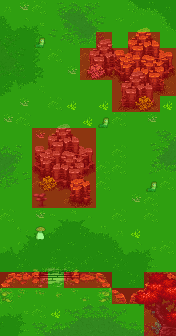

Rendered tile map (Tiled .tmx) drawn with the repository's tilesets; below, a short description and the full map source, tile grids included:
An orthogonal 11x21 tile map with 16x16 px tiles, 9 tile layers (Tile Layer 5, Tile Layer 6, Tile Layer 4, Tile Layer 7, ...).

<map version="1.5" tiledversion="2021.02.15" orientation="orthogonal" renderorder="left-down" width="11" height="21" tilewidth="16" tileheight="16" infinite="0" nextlayerid="16" nextobjectid="1">
 <tileset firstgid="1" source="../world_tiles/tileset.tsx" />
 <layer id="11" name="Tile Layer 5" width="11" height="21">
  <data encoding="csv">
9521,9522,9523,10341,10342,10343,10344,9809,9809,9809,9809,
9621,9622,9623,10441,10442,10443,10444,9809,9809,9809,9809,
9721,9722,9723,10541,10542,10543,10544,9809,9809,9809,9809,
9821,9822,9823,9809,9809,9809,9809,9809,9809,9809,9809,
9921,9922,9923,9809,9809,9809,9809,9809,9809,9809,9809,
10021,10022,10023,9809,9809,9809,9809,9809,9809,9809,9809,
9809,9809,9809,9809,9809,9809,9809,9809,9809,9809,9809,
9809,9809,9809,9809,9809,9809,9809,9809,9809,9809,9809,
9809,9809,9809,9809,9809,9809,9809,9809,9809,10345,10346,
10347,10348,9809,9809,9809,9809,9809,9809,9809,10445,10446,
10447,10448,9809,9809,9809,9809,9809,9809,9809,10545,10546,
10547,10548,9809,9809,9809,9809,9809,9809,9809,9809,9809,
9809,9809,9809,9809,9809,9809,9809,9809,9809,9809,9809,
9809,9809,9809,9809,9809,9809,9809,9809,9809,9809,9809,
9809,9809,9809,9809,9809,9809,9809,9809,9809,9809,9809,
9809,9809,9809,9809,9809,9809,9809,10840,6202,6202,9809,
6202,6202,6202,6202,6202,6202,6202,6202,10840,6202,6202,
6202,6202,6202,6202,6202,6202,6202,6202,6202,6202,6202,
9809,9809,9809,9809,9809,6202,6202,6202,6202,6202,6202,
9809,9809,9809,9809,9441,9442,9443,9444,9809,9809,9809,
9809,9809,9539,9540,9541,9542,9543,9544,9545,9546,9809
</data>
 </layer>
 <layer id="12" name="Tile Layer 6" width="11" height="21">
  <data encoding="csv">
0,11240,10606,0,0,0,0,0,0,0,0,
0,0,0,0,0,0,0,0,11042,0,0,
10331,10332,0,0,0,0,0,0,11240,0,0,
10431,10432,0,10606,0,10606,11240,0,0,0,0,
10531,10532,0,0,11240,10606,0,0,0,0,0,
0,0,0,0,0,0,0,0,0,0,10606,
0,11240,0,10606,11042,0,11042,0,0,10606,11042,
11240,10606,0,0,0,11042,0,10606,0,11240,0,
0,0,11240,10606,0,0,0,0,0,0,0,
0,0,0,10606,0,0,0,10606,0,0,0,
0,0,0,0,0,11240,10606,10606,0,0,0,
0,0,10606,10606,0,0,10606,0,0,0,10606,
0,0,0,0,10606,0,0,0,11240,10606,0,
10606,9415,11240,9417,9418,9419,9420,10606,9422,10606,0,
9514,9515,9516,9517,9518,9519,9520,9521,11042,9523,0,
9614,9615,9616,9617,9618,9619,9620,9621,9622,9623,10606,
9714,9817,9716,9717,9718,9719,9720,9817,9722,9723,0,
9814,9815,9816,9817,9818,9819,9820,9821,9817,9823,0,
9914,9915,9916,9917,9918,9919,9920,9921,9922,9923,0,
9622,9623,10606,11042,0,0,0,0,0,10606,10606,
10332,9723,0,0,0,0,0,0,0,0,10606
</data>
 </layer>
 <layer id="10" name="Tile Layer 4" width="11" height="21">
  <data encoding="csv">
0,0,0,0,0,0,0,9506,9507,9508,9509,
0,0,0,0,0,0,0,9606,9607,9608,9609,
0,0,0,0,0,9374,9375,9376,9707,9708,9709,
0,0,0,0,0,9474,9475,9476,9807,9808,9809,
0,0,0,0,0,9574,9575,9576,9907,9908,9909,
0,0,0,0,0,0,0,0,0,0,0,
0,0,0,0,0,0,0,0,0,0,0,
0,0,9866,9867,9868,9869,0,0,0,0,0,
0,0,9966,9967,9968,9969,0,0,0,0,0,
0,0,10066,10067,10068,10069,0,0,0,0,0,
0,0,10166,10167,10168,10169,0,0,0,0,0,
0,0,10266,10267,10268,10269,0,0,0,0,0,
0,0,0,0,0,0,0,0,0,0,0,
0,0,0,0,0,0,0,0,0,0,0,
0,0,0,0,0,0,0,0,0,0,0,
0,0,0,0,0,0,0,0,0,0,0,
0,0,7705,7706,7707,0,0,0,0,0,0,
5803,5804,7805,7806,7807,5808,5809,5810,5802,5803,5804,
5903,5904,5905,5906,5907,5908,5909,5910,5902,5903,5904,
0,0,0,0,0,0,0,0,0,11983,11984,
0,0,0,0,0,0,0,0,0,11983,11984
</data>
 </layer>
 <layer id="13" name="Tile Layer 7" width="11" height="21">
  <data encoding="csv">
0,0,0,0,0,0,0,0,0,0,0,
0,0,0,0,0,0,0,8866,8867,8868,8869,
0,0,0,0,0,0,0,8966,8967,8968,8969,
0,0,0,0,0,0,0,9066,9067,9068,9069,
0,0,0,0,0,0,0,9166,9167,9168,9169,
0,0,0,0,0,0,0,9266,9267,9268,9269,
0,0,0,0,0,0,0,0,0,0,0,
0,0,0,0,0,0,0,0,0,0,0,
0,0,0,0,0,0,0,0,0,0,0,
0,0,0,0,0,0,0,0,0,0,0,
0,0,0,0,0,0,0,0,0,0,0,
0,0,0,0,0,0,0,0,0,0,0,
0,0,0,0,0,0,0,0,0,0,0,
0,0,0,0,0,0,0,0,0,0,0,
0,0,0,0,0,0,0,0,0,0,0,
0,0,0,0,0,0,0,0,0,0,0,
0,0,0,0,0,0,0,0,0,0,0,
0,0,0,0,0,0,0,0,10866,10867,10868,
0,0,0,0,0,0,0,0,10966,10967,10968,
0,0,0,0,0,0,0,0,11066,11067,11068,
0,0,0,0,0,0,0,0,11166,11167,11168
</data>
 </layer>
 <layer id="14" name="Tile Layer 8" width="11" height="21">
  <data encoding="csv">
0,0,0,0,0,0,0,0,0,0,0,
0,0,0,0,0,0,0,0,0,0,0,
0,0,0,0,0,0,0,0,0,0,0,
0,0,0,0,0,0,0,0,0,0,0,
0,0,0,0,0,0,0,9374,9375,9376,0,
0,0,0,0,0,0,0,9474,9475,9476,0,
0,0,0,0,0,0,0,9574,9575,9576,0,
0,0,0,0,0,0,0,0,0,0,0,
0,0,0,0,0,0,0,0,0,0,0,
0,0,0,0,0,0,0,0,0,0,0,
0,0,0,0,0,0,0,0,0,0,0,
0,0,11383,11384,9174,9175,0,0,0,0,0,
0,0,0,0,9274,9275,0,0,0,0,0,
0,0,0,0,0,0,0,0,0,0,0,
0,0,0,0,0,0,0,0,0,0,0,
0,0,0,0,0,0,0,0,0,0,0,
0,0,0,0,0,0,0,0,0,0,0,
0,0,0,0,0,0,0,0,0,0,0,
0,0,0,0,0,0,0,0,0,0,0,
0,0,0,0,0,0,0,0,0,0,0,
0,0,0,0,0,0,0,0,0,0,0
</data>
 </layer>
 <layer id="15" name="Tile Layer 9" width="11" height="21">
  <data encoding="csv">
0,0,0,0,0,0,0,0,0,0,0,
0,0,0,0,0,0,0,0,0,0,0,
0,0,0,0,0,0,0,0,0,0,0,
0,0,0,0,0,0,0,0,0,0,0,
0,0,0,0,0,11970,11971,0,0,0,0,
0,0,0,0,0,0,0,0,0,0,0,
0,0,0,0,0,0,0,0,11383,11384,0,
0,0,0,0,0,0,0,0,0,0,0,
0,0,0,0,0,0,0,0,0,0,0,
0,0,0,0,0,0,0,0,0,0,0,
0,0,0,0,0,0,0,0,0,0,0,
0,0,0,0,0,0,0,0,0,0,0,
0,0,0,0,0,0,0,0,0,0,0,
0,0,0,0,0,0,0,0,0,0,0,
0,0,0,0,0,0,0,0,0,0,0,
0,0,0,0,0,0,0,0,0,0,0,
0,0,0,0,0,0,0,0,0,0,0,
0,0,0,0,0,0,0,0,0,0,0,
0,0,0,0,0,0,0,0,0,0,0,
0,0,0,0,0,0,0,0,0,0,0,
0,0,0,0,0,0,0,0,0,0,0
</data>
 </layer>
 <layer id="7" name="anim" width="11" height="21">
  <data encoding="csv">
0,0,0,0,0,0,0,0,0,0,0,
0,0,0,0,0,0,0,0,0,0,0,
0,0,0,0,0,0,0,0,0,0,0,
0,0,0,0,0,0,0,0,0,0,0,
0,0,0,0,0,0,0,0,0,0,0,
0,0,0,0,0,0,0,0,0,0,0,
0,0,0,0,0,0,0,0,0,0,0,
0,0,0,0,0,0,0,0,0,0,0,
0,0,0,0,0,0,0,0,0,0,0,
0,0,0,0,0,0,0,0,0,0,0,
0,0,0,0,0,0,0,0,0,0,0,
0,0,0,0,0,0,0,0,0,0,0,
0,0,15423,0,0,0,0,0,0,0,0,
0,0,0,0,0,0,0,0,0,0,0,
0,0,0,0,0,0,0,0,0,0,0,
0,0,0,0,0,0,0,0,0,0,0,
0,0,0,0,0,0,0,0,0,0,0,
0,0,0,0,0,0,0,0,0,0,0,
0,0,0,0,0,0,0,0,0,0,0,
0,0,0,0,0,0,0,0,0,0,0,
0,0,0,0,0,0,0,0,0,0,0
</data>
 </layer>
 <layer id="8" name="characters" width="11" height="21">
  <data encoding="csv">
0,0,0,0,0,0,0,0,0,0,0,
0,0,0,0,0,0,0,0,0,0,0,
0,0,15602,0,0,0,0,0,0,0,0,
0,0,0,0,0,0,0,0,0,0,0,
0,0,0,0,0,0,0,0,0,0,0,
0,0,0,0,0,0,0,0,0,0,0,
0,0,0,0,0,0,0,0,0,0,0,
0,0,0,0,0,0,15602,0,0,0,0,
0,0,0,0,0,0,0,0,0,0,0,
0,0,0,0,0,0,0,0,0,0,0,
0,0,0,0,0,0,0,0,0,0,0,
0,0,0,0,0,0,0,0,0,15602,0,
0,0,0,0,0,0,0,0,0,0,0,
0,0,0,0,0,0,0,0,0,0,0,
0,0,15702,0,0,0,0,0,0,0,0,
0,0,0,0,0,0,0,0,0,0,0,
0,0,0,0,0,0,0,0,0,0,0,
0,0,0,0,0,0,0,0,0,0,0,
0,0,0,0,0,0,0,0,0,0,0,
0,0,0,0,0,0,0,0,0,0,0,
0,0,0,0,0,0,0,0,0,0,0
</data>
 </layer>
 <layer id="9" name="walkable" width="11" height="21">
  <data encoding="csv">
15537,15537,15537,15537,15537,15537,15537,15537,15537,15537,15537,
15537,15537,15537,15537,15537,15537,15537,15537,15537,15537,15537,
15537,15537,15537,15537,15537,15537,15437,15537,15437,15437,15537,
15537,15537,15537,15537,15537,15437,15437,15437,15437,15437,15437,
15537,15537,15537,15537,15537,15437,15437,15437,15437,15437,15437,
15537,15537,15537,15537,15537,15537,15537,15437,15437,15437,15437,
15537,15537,15537,15537,15537,15537,15537,15437,15437,15437,15537,
15537,15537,15537,15537,15537,15537,15537,15537,15537,15537,15537,
15537,15537,15437,15437,15437,15437,15537,15537,15537,15537,15537,
15537,15537,15437,15437,15437,15437,15537,15537,15537,15537,15537,
15537,15537,15437,15437,15437,15437,15537,15537,15537,15537,15537,
15537,15537,15437,15437,15437,15437,15537,15537,15537,15537,15537,
15537,15537,15437,15437,15437,15437,15537,15537,15537,15537,15537,
15537,15537,15537,15537,15537,15537,15537,15537,15537,15537,15537,
15537,15537,15537,15537,15537,15537,15537,15537,15537,15537,15537,
15537,15537,15537,15537,15537,15537,15537,15537,15537,15537,15537,
15537,15537,15537,15537,15537,15537,15537,15537,15537,15537,15537,
15437,15437,15437,15537,15437,15437,15437,15537,15537,15437,15437,
15537,15537,15537,15537,15537,15537,15537,15437,15437,15437,15437,
15537,15537,15537,15537,15537,15537,15537,15537,15537,15437,15437,
15537,15537,15537,15537,15537,15537,15537,15537,15537,15437,15437
</data>
 </layer>
</map>
